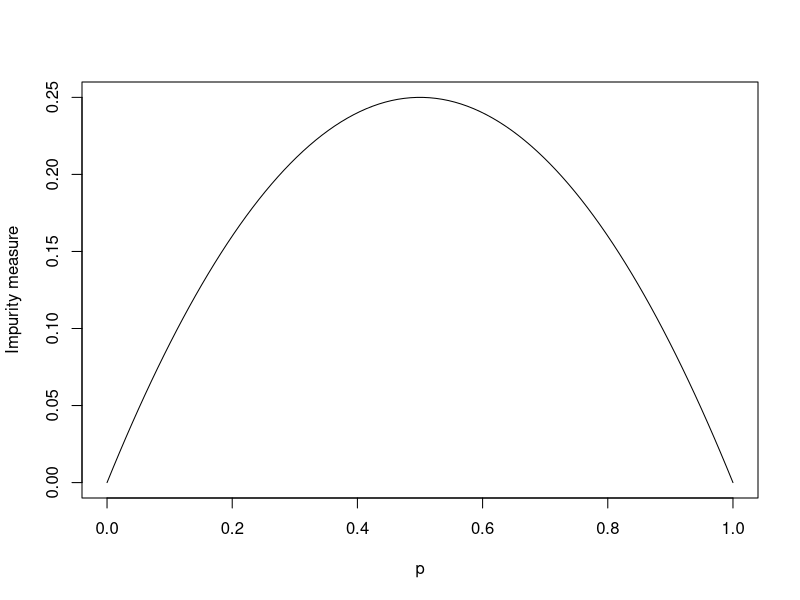

Generate this figure with R:
## ---- chunk 1
x <- seq(0,1,length=100)
y <- x*(1-x)
plot(x, y, type="l", xlab="p", ylab="Impurity measure")
## ---- chunk 2
# Шаг 0. Прочитаем данные
credit.01 <- read.table("data/credit.csv", 
                        header=T, sep=";", 
                        encoding = "UTF-8")
# Проверка: импортировали правильно?
credit.01[1:5,]
dim(credit.01)
## ---- chunk 3
class(credit.01[ , 1])
class(credit.01[ , 2])
class(credit.01[ , 3])
class(credit.01[ , 4])
class(credit.01[ , 5])
## ---- chunk 4
library(rpart)
## ---- chunk 5
credit.01.res <- rpart(кредит ~ ., 
                             data = credit.01, method="class",
                             control=rpart.control(minsplit=10, 
                                                   minbucket=5, 
                                                   maxdepth=6)
                      ) 
## ---- chunk 6
credit.01.res
## ---- chunk 7
print(credit.01.res, digits = 2)
## ---- chunk 8
predicted <- predict(credit.01.res, credit.01[ ,-1], 
                                          type="class")
table(predicted, credit.01[ ,1])
## ---- chunk 9
new <- data.frame(2,2,2,1) 
names(new) <- names(credit.01)[-1]

predicted.new <- predict(credit.01.res, new, type="class")
